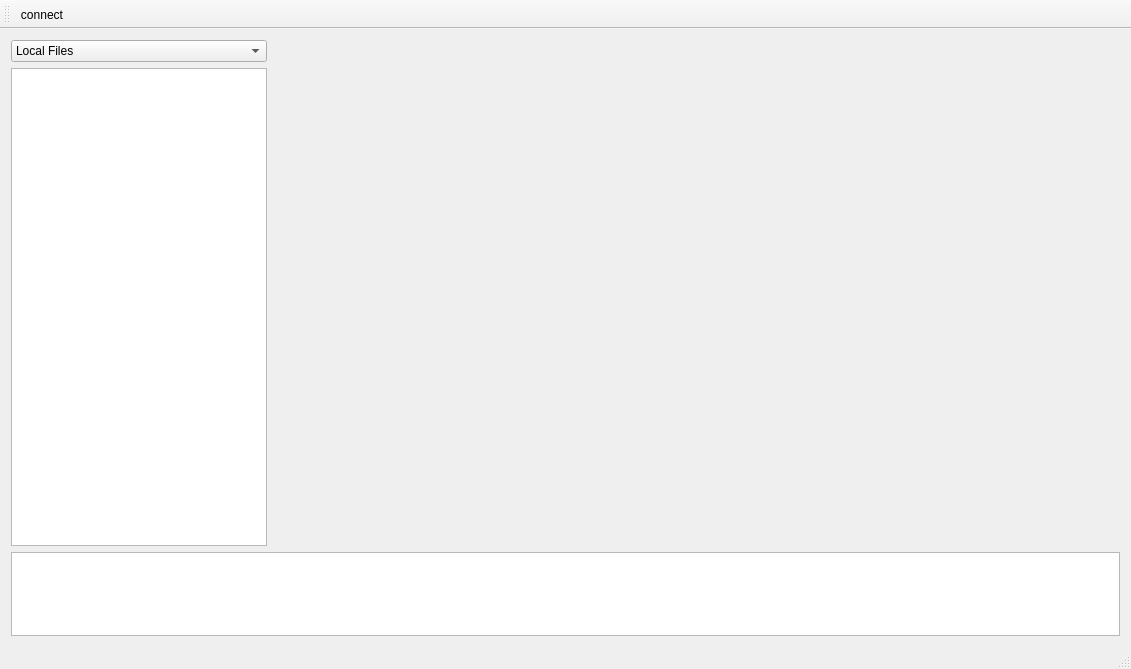
<?xml version="1.0" encoding="UTF-8"?>
<ui version="4.0">
 <class>MainWindow</class>
 <widget class="QMainWindow" name="MainWindow">
  <property name="geometry">
   <rect>
    <x>0</x>
    <y>0</y>
    <width>1131</width>
    <height>669</height>
   </rect>
  </property>
  <property name="windowTitle">
   <string>MainWindow</string>
  </property>
  <property name="windowIcon">
   <iconset resource="../Ressources.qrc">
    <normaloff>:/Icons/Icons/book135.svg</normaloff>:/Icons/Icons/book135.svg</iconset>
  </property>
  <widget class="QWidget" name="centralWidget">
   <layout class="QGridLayout" name="gridLayout">
    <item row="0" column="0">
     <layout class="QVBoxLayout" name="verticalLayout_2" stretch="6,1">
      <item>
       <layout class="QHBoxLayout" name="horizontalLayout" stretch="0,2">
        <item>
         <layout class="QVBoxLayout" name="verticalLayout">
          <item>
           <widget class="QComboBox" name="comboBox">
            <property name="currentIndex">
             <number>2</number>
            </property>
            <item>
             <property name="text">
              <string>Elog</string>
             </property>
            </item>
            <item>
             <property name="text">
              <string>Instruments Description</string>
             </property>
            </item>
            <item>
             <property name="text">
              <string>Local Files</string>
             </property>
            </item>
           </widget>
          </item>
          <item>
           <widget class="QTreeView" name="treeView"/>
          </item>
         </layout>
        </item>
        <item>
         <widget class="MakeText" name="InstDesc" native="true"/>
        </item>
       </layout>
      </item>
      <item>
       <widget class="QTextBrowser" name="textBrowser"/>
      </item>
     </layout>
    </item>
   </layout>
  </widget>
  <widget class="QMenuBar" name="menuBar">
   <property name="geometry">
    <rect>
     <x>0</x>
     <y>0</y>
     <width>1131</width>
     <height>23</height>
    </rect>
   </property>
  </widget>
  <widget class="QToolBar" name="mainToolBar">
   <attribute name="toolBarArea">
    <enum>TopToolBarArea</enum>
   </attribute>
   <attribute name="toolBarBreak">
    <bool>false</bool>
   </attribute>
   <addaction name="actionconnect"/>
  </widget>
  <widget class="QStatusBar" name="statusBar"/>
  <action name="actionconnect">
   <property name="checkable">
    <bool>true</bool>
   </property>
   <property name="icon">
    <iconset resource="../Ressources.qrc">
     <normaloff>:/Icons/Icons/EarthServer.svg</normaloff>:/Icons/Icons/EarthServer.svg</iconset>
   </property>
   <property name="text">
    <string>connect</string>
   </property>
   <property name="toolTip">
    <string>Connect to database</string>
   </property>
  </action>
 </widget>
 <layoutdefault spacing="6" margin="11"/>
 <customwidgets>
  <customwidget>
   <class>MakeText</class>
   <extends>QWidget</extends>
   <header location="global">maketext.h</header>
   <container>1</container>
  </customwidget>
 </customwidgets>
 <resources>
  <include location="../Ressources.qrc"/>
 </resources>
 <connections/>
</ui>
